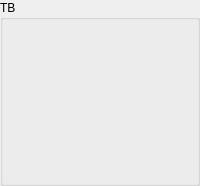
    <widget class="QGroupBox" name="tv_container">
     <property name="title">
      <string>ТВ</string>
     </property>
     <layout class="QGridLayout" name="tv_layout">
      <property name="leftMargin">
       <number>1</number>
      </property>
      <property name="topMargin">
       <number>1</number>
      </property>
      <property name="rightMargin">
       <number>1</number>
      </property>
      <property name="bottomMargin">
       <number>1</number>
      </property>
      <property name="spacing">
       <number>1</number>
      </property>
      <item row="0" column="0">
       <widget class="InoutIntWidget" name="tv_sensor_status" native="true">
        <property name="sizePolicy">
         <sizepolicy hsizetype="Preferred" vsizetype="Fixed">
          <horstretch>0</horstretch>
          <verstretch>0</verstretch>
         </sizepolicy>
        </property>
        <property name="minimumSize">
         <size>
          <width>0</width>
          <height>26</height>
         </size>
        </property>
        <property name="maximumSize">
         <size>
          <width>16777215</width>
          <height>26</height>
         </size>
        </property>
       </widget>
      </item>
      <item row="1" column="2">
       <widget class="InoutIntWidget" name="tv_focus_drive" native="true">
        <property name="sizePolicy">
         <sizepolicy hsizetype="Preferred" vsizetype="Fixed">
          <horstretch>0</horstretch>
          <verstretch>0</verstretch>
         </sizepolicy>
        </property>
        <property name="minimumSize">
         <size>
          <width>0</width>
          <height>26</height>
         </size>
        </property>
        <property name="maximumSize">
         <size>
          <width>16777215</width>
          <height>26</height>
         </size>
        </property>
       </widget>
      </item>
      <item row="2" column="2">
       <widget class="InoutIntWidget" name="tv_lens_temp" native="true">
        <property name="sizePolicy">
         <sizepolicy hsizetype="Preferred" vsizetype="Fixed">
          <horstretch>0</horstretch>
          <verstretch>0</verstretch>
         </sizepolicy>
        </property>
        <property name="minimumSize">
         <size>
          <width>0</width>
          <height>26</height>
         </size>
        </property>
        <property name="maximumSize">
         <size>
          <width>16777215</width>
          <height>26</height>
         </size>
        </property>
       </widget>
      </item>
      <item row="5" column="0">
       <widget class="InoutIntWidget" name="tv_exp" native="true">
        <property name="sizePolicy">
         <sizepolicy hsizetype="Preferred" vsizetype="Fixed">
          <horstretch>0</horstretch>
          <verstretch>0</verstretch>
         </sizepolicy>
        </property>
        <property name="minimumSize">
         <size>
          <width>0</width>
          <height>26</height>
         </size>
        </property>
        <property name="maximumSize">
         <size>
          <width>16777215</width>
          <height>26</height>
         </size>
        </property>
       </widget>
      </item>
      <item row="0" column="2">
       <widget class="InoutIntWidget" name="tv_zoom_drive" native="true">
        <property name="sizePolicy">
         <sizepolicy hsizetype="Preferred" vsizetype="Fixed">
          <horstretch>0</horstretch>
          <verstretch>0</verstretch>
         </sizepolicy>
        </property>
        <property name="minimumSize">
         <size>
          <width>0</width>
          <height>26</height>
         </size>
        </property>
        <property name="maximumSize">
         <size>
          <width>16777215</width>
          <height>26</height>
         </size>
        </property>
       </widget>
      </item>
      <item row="1" column="0">
       <widget class="InoutIntWidget" name="tv_lens_status" native="true">
        <property name="sizePolicy">
         <sizepolicy hsizetype="Preferred" vsizetype="Fixed">
          <horstretch>0</horstretch>
          <verstretch>0</verstretch>
         </sizepolicy>
        </property>
        <property name="minimumSize">
         <size>
          <width>0</width>
          <height>26</height>
         </size>
        </property>
        <property name="maximumSize">
         <size>
          <width>16777215</width>
          <height>26</height>
         </size>
        </property>
       </widget>
      </item>
      <item row="4" column="2">
       <widget class="InoutFloatWidget" name="tv_field_grad" native="true">
        <property name="sizePolicy">
         <sizepolicy hsizetype="Preferred" vsizetype="Fixed">
          <horstretch>0</horstretch>
          <verstretch>0</verstretch>
         </sizepolicy>
        </property>
        <property name="minimumSize">
         <size>
          <width>0</width>
          <height>26</height>
         </size>
        </property>
        <property name="maximumSize">
         <size>
          <width>16777215</width>
          <height>26</height>
         </size>
        </property>
       </widget>
      </item>
      <item row="4" column="0">
       <widget class="InoutIntWidget" name="tv_hres" native="true">
        <property name="sizePolicy">
         <sizepolicy hsizetype="Preferred" vsizetype="Fixed">
          <horstretch>0</horstretch>
          <verstretch>0</verstretch>
         </sizepolicy>
        </property>
        <property name="minimumSize">
         <size>
          <width>0</width>
          <height>26</height>
         </size>
        </property>
        <property name="maximumSize">
         <size>
          <width>16777215</width>
          <height>26</height>
         </size>
        </property>
       </widget>
      </item>
      <item row="3" column="0">
       <widget class="InoutIntWidget" name="tv_vres" native="true">
        <property name="sizePolicy">
         <sizepolicy hsizetype="Preferred" vsizetype="Fixed">
          <horstretch>0</horstretch>
          <verstretch>0</verstretch>
         </sizepolicy>
        </property>
        <property name="minimumSize">
         <size>
          <width>0</width>
          <height>26</height>
         </size>
        </property>
        <property name="maximumSize">
         <size>
          <width>16777215</width>
          <height>26</height>
         </size>
        </property>
       </widget>
      </item>
      <item row="2" column="0">
       <widget class="InoutIntWidget" name="tv_fps" native="true">
        <property name="sizePolicy">
         <sizepolicy hsizetype="Preferred" vsizetype="Fixed">
          <horstretch>0</horstretch>
          <verstretch>0</verstretch>
         </sizepolicy>
        </property>
        <property name="minimumSize">
         <size>
          <width>0</width>
          <height>26</height>
         </size>
        </property>
        <property name="maximumSize">
         <size>
          <width>16777215</width>
          <height>26</height>
         </size>
        </property>
       </widget>
      </item>
      <item row="3" column="2">
       <widget class="InoutFloatWidget" name="tv_focus_mm" native="true">
        <property name="sizePolicy">
         <sizepolicy hsizetype="Preferred" vsizetype="Fixed">
          <horstretch>0</horstretch>
          <verstretch>0</verstretch>
         </sizepolicy>
        </property>
        <property name="minimumSize">
         <size>
          <width>0</width>
          <height>26</height>
         </size>
        </property>
        <property name="maximumSize">
         <size>
          <width>16777215</width>
          <height>26</height>
         </size>
        </property>
       </widget>
      </item>
      <item row="5" column="2">
       <layout class="QHBoxLayout" name="horizontalLayout_2">
        <property name="spacing">
         <number>1</number>
        </property>
        <item>
         <widget class="InoutCheckBoxWidget" name="tv_agc_colour" native="true">
          <property name="sizePolicy">
           <sizepolicy hsizetype="Preferred" vsizetype="Fixed">
            <horstretch>0</horstretch>
            <verstretch>0</verstretch>
           </sizepolicy>
          </property>
          <property name="minimumSize">
           <size>
            <width>0</width>
            <height>26</height>
           </size>
          </property>
          <property name="maximumSize">
           <size>
            <width>16777215</width>
            <height>26</height>
           </size>
          </property>
         </widget>
        </item>
        <item>
         <widget class="InoutCheckBoxWidget" name="tv_agc_grey" native="true"/>
        </item>
       </layout>
      </item>
     </layout>
    </widget>
